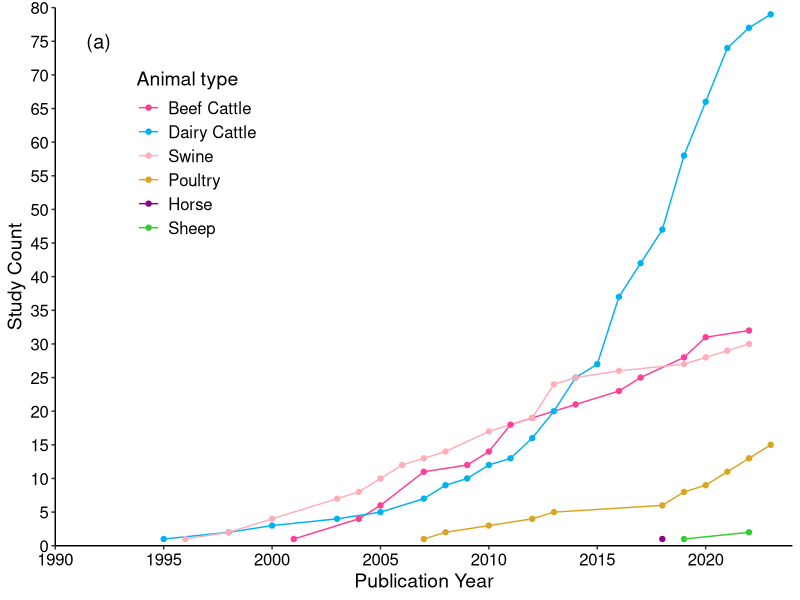
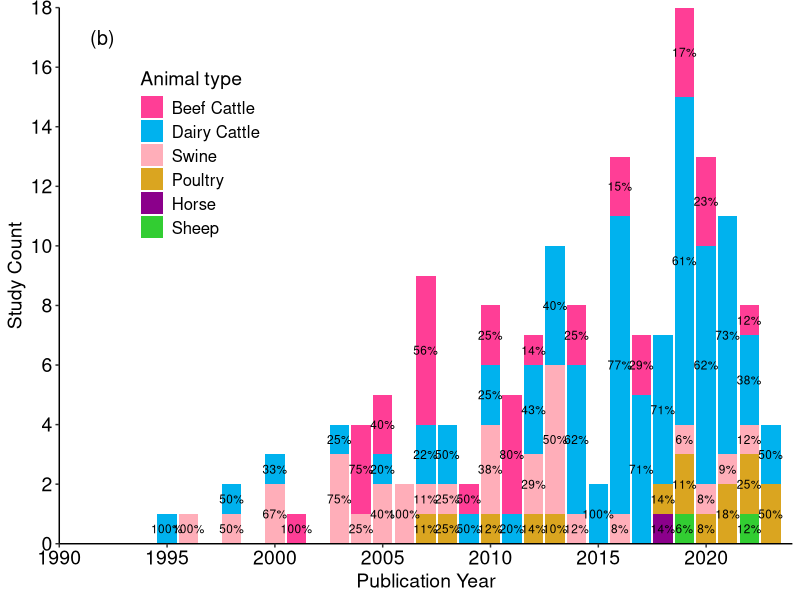
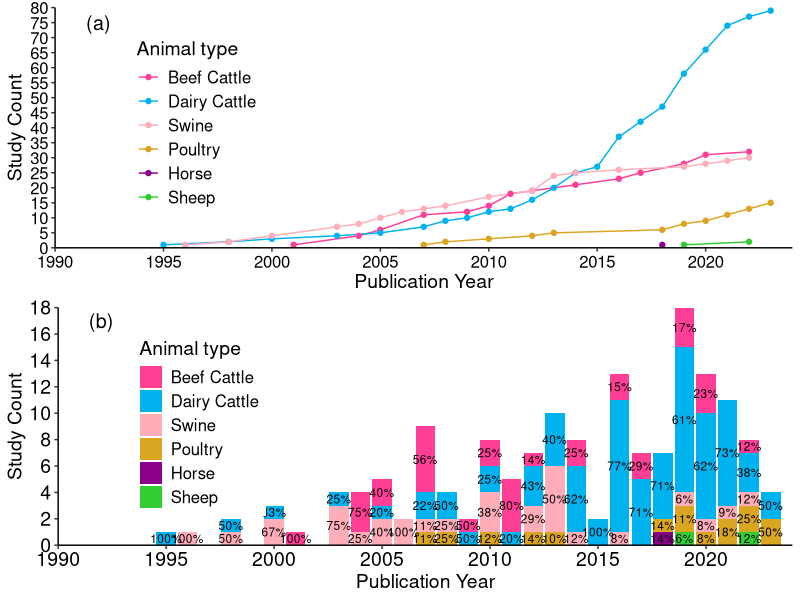

These charts were generated, in order, by the following R code:
#To prepare figure for livestock, CH4 only
#Figure 2
library(tidyverse);library(ggpubr)

#read data
GHG.CH4 <- read.csv("input/Canada GHG storage lit review data 20240611.csv",header = T)
#obtain studies with field measurement 
GHG.storage <- GHG.CH4[grepl("Storage", GHG.CH4$GHG.source),]
GHG.storage <- GHG.storage[GHG.storage$CH4==TRUE,]
GHG.storage <- GHG.storage %>%
  drop_na(Livestock)

#Livestock types
livestock_data <- GHG.storage %>%
  separate_rows(Livestock, sep = ",\\s*") %>%
  group_by(Pub..year,Livestock) %>%
  summarise(Number = n()) %>%
  ungroup() %>%
  group_by(Livestock) %>%
  arrange(Pub..year) %>%
  mutate(Animal = cumsum(Number)) %>%
  ungroup() %>%
  group_by(Pub..year) %>%
  mutate(Percentage = Number / sum(Number) * 100)
livestock_data$Livestock <- factor(livestock_data$Livestock, 
                                   levels=c("Beef Cattle", "Dairy Cattle",
                                            "Swine", "Poultry","Horse",
                                            "Sheep"))

#Livestock count
livestock_count <- GHG.storage %>%
  separate_rows(Livestock, sep = ",\\s*") %>%
  group_by(Livestock) %>%
  summarise(Number = n())

#Figure on livestock
Figure2a <- ggplot(data = na.omit(livestock_data), 
                  aes(x = Pub..year, y = Animal, color = Livestock, group = Livestock)) +
  geom_line() +
  geom_point() +
  labs(x = "Publication Year", y = "Study Count", color = "Animal type") +
  scale_color_manual(values = c("Beef Cattle" = "violetred1", "Dairy Cattle" = "deepskyblue2", 
                               "Swine" = "lightpink1", "Poultry" = "goldenrod",
                               "Horse" = "darkmagenta", "Sheep" = "limegreen")) +
  theme_classic() +
  theme(axis.text = element_text(size = 12, color = "black"),
        axis.title.x = element_text(size = 14),
        axis.title.y = element_text(size = 14),
        legend.position = c(0.1, 0.9),  # Adjust the legend position
        legend.justification = c(0, 1),  # Align the legend to top-left
        legend.title = element_text(size = 14),  # Adjust legend title font size
        legend.text = element_text(size = 12),
        axis.line = element_line(color = "black")) +
  scale_y_continuous(limits = c(0, 80), 
                     breaks = seq(0, 80, by = 5),
                     expand = c(0, 0))+
  scale_x_continuous(limits = c(1990, 2024), 
                     breaks = seq(1990, 2024 , by = 5),
                     expand = c(0, 0)) +
  annotate("text", x = 1992, y = 75, 
           label = "(a)",size = 5)
Figure2a

Figure2b <- ggplot(data = na.omit(livestock_data), 
                           aes(x = Pub..year, y = Number, fill = Livestock, group = Livestock)) +
  geom_bar(stat = "identity",
           linetype = 0) +
  labs(x = "Publication Year", y = "Study Count", fill = "Animal type") +
  scale_fill_manual(values = c("Beef Cattle" = "violetred1", "Dairy Cattle" = "deepskyblue2", 
                               "Swine" = "lightpink1", "Poultry" = "goldenrod",
                               "Horse" = "darkmagenta", "Sheep" = "limegreen")) +
  theme_classic() +
  theme(axis.text = element_text(size = 14, color = "black"),
        axis.title.x = element_text(size = 14),
        axis.title.y = element_text(size = 14),
        legend.position = c(0.1, 0.9),  # Adjust the legend position
        legend.justification = c(0, 1),  # Align the legend to top-left
        legend.title = element_text(size = 14),  # Adjust legend title font size
        legend.text = element_text(size = 12),
        axis.line = element_line(color = "black")) +
  geom_text(aes(label = paste0(round(Percentage, 0), "%")),
            position = position_stack(vjust = 0.5),
            size = 3,
            color = "black") +
  scale_y_continuous(limits = c(0, 18), 
                     breaks = seq(0, 18, by = 2),
                     expand = c(0, 0))+
  scale_x_continuous(limits = c(1990, 2024), 
                     breaks = seq(1990, 2024 , by = 5),
                     expand = c(0, 0)) +
  annotate("text", x = 1992, y = 17, 
           label = "(b)",size = 5)
Figure2b



#Export figure
ggsave("output/Figure2 - Livestock.png", 
       ggarrange(Figure2a, Figure2b,
                 ncol = 1, nrow = 2),
       width = 24, height = 24, units = "cm",
       dpi = 300)
